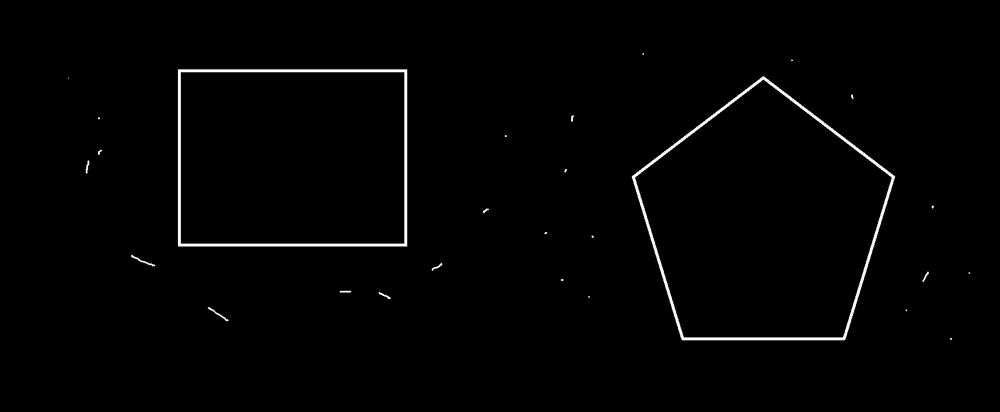
#> input picture 06.morphological_operations/shapes.png, 1000 x 412 px, shrunk from 1714 x 707 before the run
$ python morp.py
#> lines starting #> are read from the running program, lines starting #| are printed output that depends on the picture; after the words box and inside, x2 and y2 are one past the last pixel; in counts of white or black regions, pixels touching at a corner belong together
import cv2
import numpy as np

img = cv2.imread("shapes.png",0)
#> img is the input picture: shape (412, 1000); min 0, max 255, mean 3.1

_, thresh = cv2.threshold(
    img,
    127,
    255,
    cv2.THRESH_BINARY
)
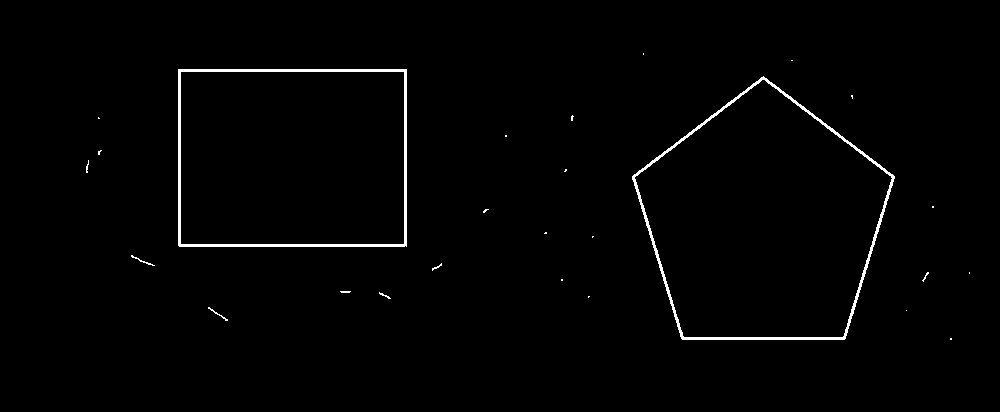
#> thresh: shape (412, 1000); 1.2% white; 26 white regions (18 under 20 px), largest, box (x1, y1, x2, y2) and area: (632, 76, 895, 340) 2423, (178, 69, 407, 247) 2404, (131, 255, 155, 266) 42

kernel = np.ones((5,5),np.uint8)

eroded = cv2.erode(
    thresh,
    kernel,
    iterations=1
)
#> eroded: shape (412, 1000); every value is 0

cv2.imshow("Original",thresh)
cv2.imshow("Eroded",eroded)

cv2.waitKey(0)
cv2.destroyAllWindows()
